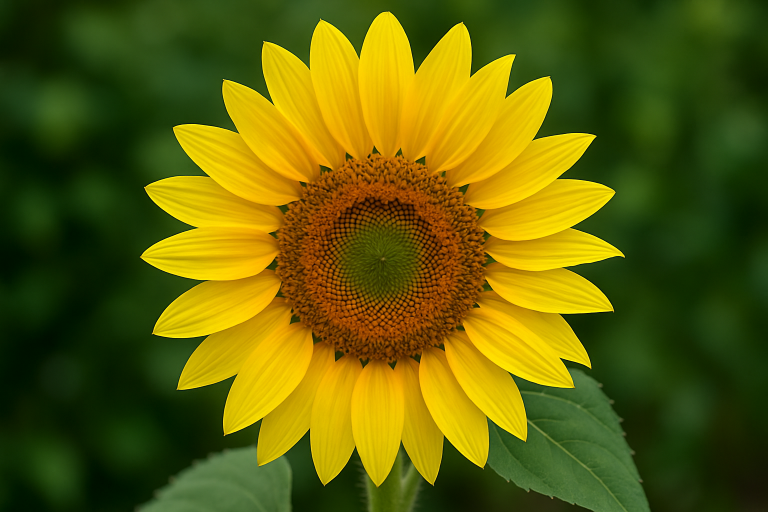
//> input picture C++/OpenCV/image.jpg, 1536 x 1024 px (shown at 1/2 size)
$ ./08_image_operations   (built with g++ and OpenCV 4)
//> lines starting //> are read from the running program, lines starting //| are printed output that depends on the picture
// 08_image_operations.cpp
// Beginner Level - Basic Image Operations
// This program demonstrates basic mathematical operations on images

#include <iostream>
#include <opencv2/opencv.hpp>

int main() {
    // Load an image
    cv::Mat original = cv::imread("image.jpg");
//> original is the input picture: 1024 rows x 1536 cols, CV_8UC3; mean B, G, R 7.1, 95.1, 95.4

    if (original.empty()) {
        std::cout << "Error: Could not load image 'image.jpg'" << std::endl;
        return -1;
    }

    // Create a second image for operations (same size, different content)
    cv::Mat second = cv::Mat::zeros(original.size(), original.type());
    cv::rectangle(second, cv::Point(50, 50),
                 cv::Point(original.cols-50, original.rows-50),
                 cv::Scalar(100, 150, 200), -1);

    // 1. Image Addition
    cv::Mat added;
    cv::add(original, second, added);

    // 2. Image Subtraction
    cv::Mat subtracted;
    cv::subtract(original, second, subtracted);

    // 3. Image Multiplication (scalar)
    cv::Mat multiplied;
    cv::multiply(original, cv::Scalar(1.5, 1.5, 1.5), multiplied);

    // 4. Image Division (scalar)
    cv::Mat divided;
    cv::divide(original, cv::Scalar(2, 2, 2), divided);

    // 5. Bitwise operations (convert to grayscale first)
    cv::Mat gray1, gray2;
    cv::cvtColor(original, gray1, cv::COLOR_BGR2GRAY);
    cv::cvtColor(second, gray2, cv::COLOR_BGR2GRAY);

    cv::Mat bitwise_and, bitwise_or, bitwise_xor;
    cv::bitwise_and(gray1, gray2, bitwise_and);
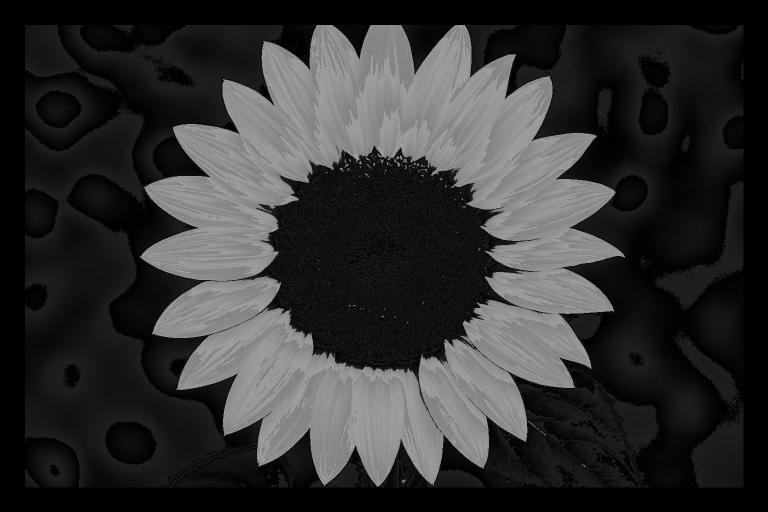
//> bitwise_and: 1024 rows x 1536 cols, CV_8UC1 (shown at 1/2 size); min 0, max 159, mean 49.7
    cv::bitwise_or(gray1, gray2, bitwise_or);
    cv::bitwise_xor(gray1, gray2, bitwise_xor);
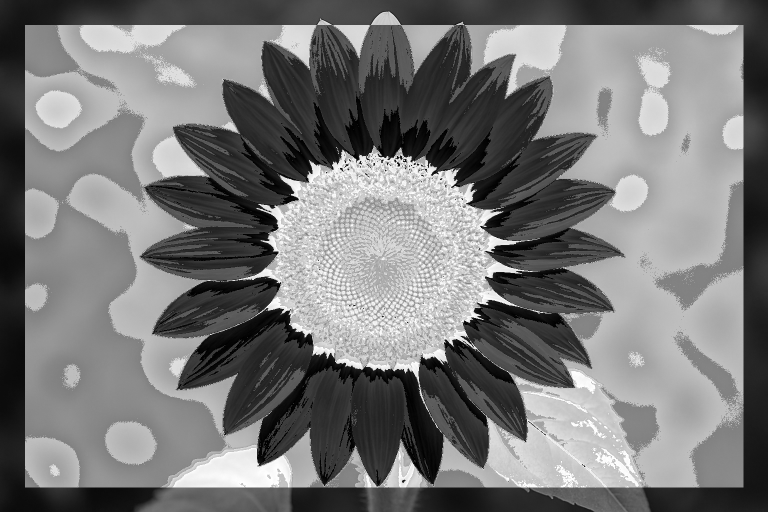
//> bitwise_xor: 1024 rows x 1536 cols, CV_8UC1 (shown at 1/2 size); min 0, max 255, mean 120.1

    // Convert back to color for display
    cv::Mat and_color, or_color, xor_color;
    cv::cvtColor(bitwise_and, and_color, cv::COLOR_GRAY2BGR);
    cv::cvtColor(bitwise_or, or_color, cv::COLOR_GRAY2BGR);
    cv::cvtColor(bitwise_xor, xor_color, cv::COLOR_GRAY2BGR);

    // 6. Weighted addition (blending)
    cv::Mat blended;
    cv::addWeighted(original, 0.7, second, 0.3, 0, blended);
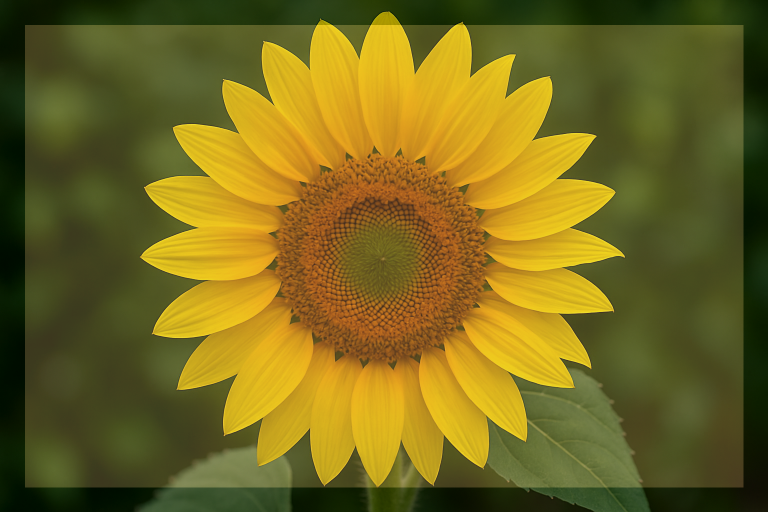
//> blended: 1024 rows x 1536 cols, CV_8UC3 (shown at 1/2 size); mean B, G, R 30.4, 104.6, 117.5

    // Create display layout
    cv::Mat topRow, middleRow, bottomRow, display;

    // Top row: original, second, added, subtracted
    cv::hconcat(std::vector<cv::Mat>{original, second, added, subtracted}, topRow);
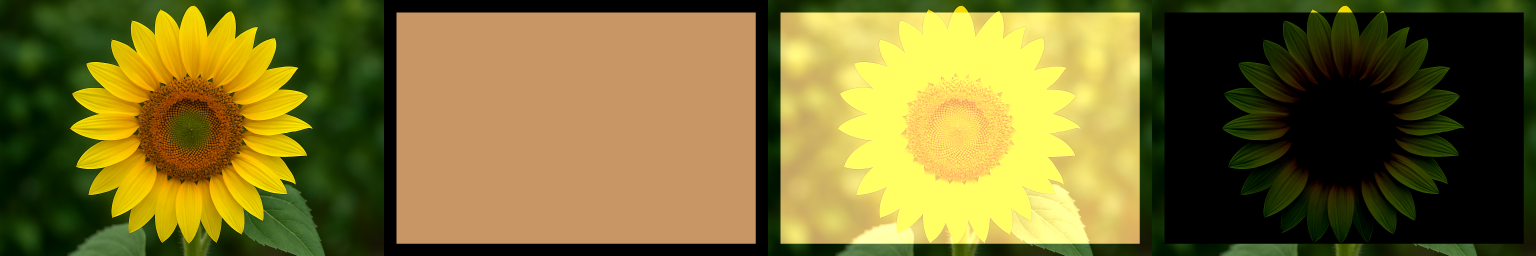
//> topRow: 1024 rows x 6144 cols, CV_8UC3 (shown at 1/4 size); mean B, G, R 46.3, 110, 121.4

    // Middle row: multiplied, divided, blended, and_color
    cv::hconcat(std::vector<cv::Mat>{multiplied, divided, blended, and_color}, middleRow);
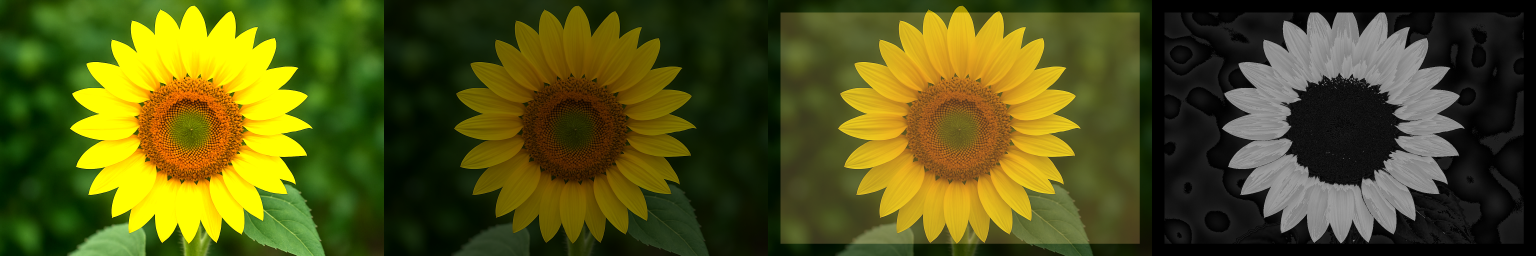
//> middleRow: 1024 rows x 6144 cols, CV_8UC3 (shown at 1/4 size); mean B, G, R 23.6, 84.2, 83.4

    // Bottom row: or_color, xor_color, (empty), (empty)
    cv::Mat empty = cv::Mat::zeros(original.size(), original.type());
    cv::hconcat(std::vector<cv::Mat>{or_color, xor_color, empty, empty}, bottomRow);
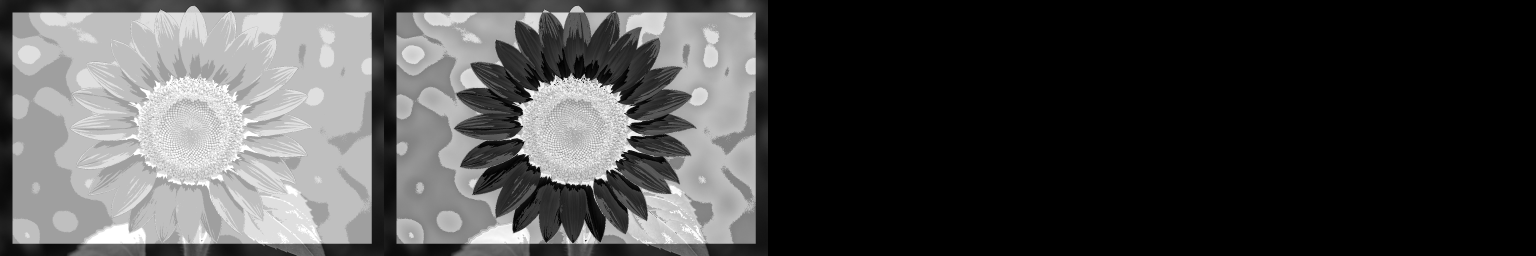
//> bottomRow: 1024 rows x 6144 cols, CV_8UC3 (shown at 1/4 size); min 0, max 255, mean 72.5

    // Combine all rows
    cv::vconcat(std::vector<cv::Mat>{topRow, middleRow, bottomRow}, display);

    // Resize if too large
    if (display.cols > 1400 || display.rows > 1000) {
        double scale = std::min(1400.0 / display.cols, 1000.0 / display.rows);
//> scale = 0.228
        cv::resize(display, display, cv::Size(), scale, scale);
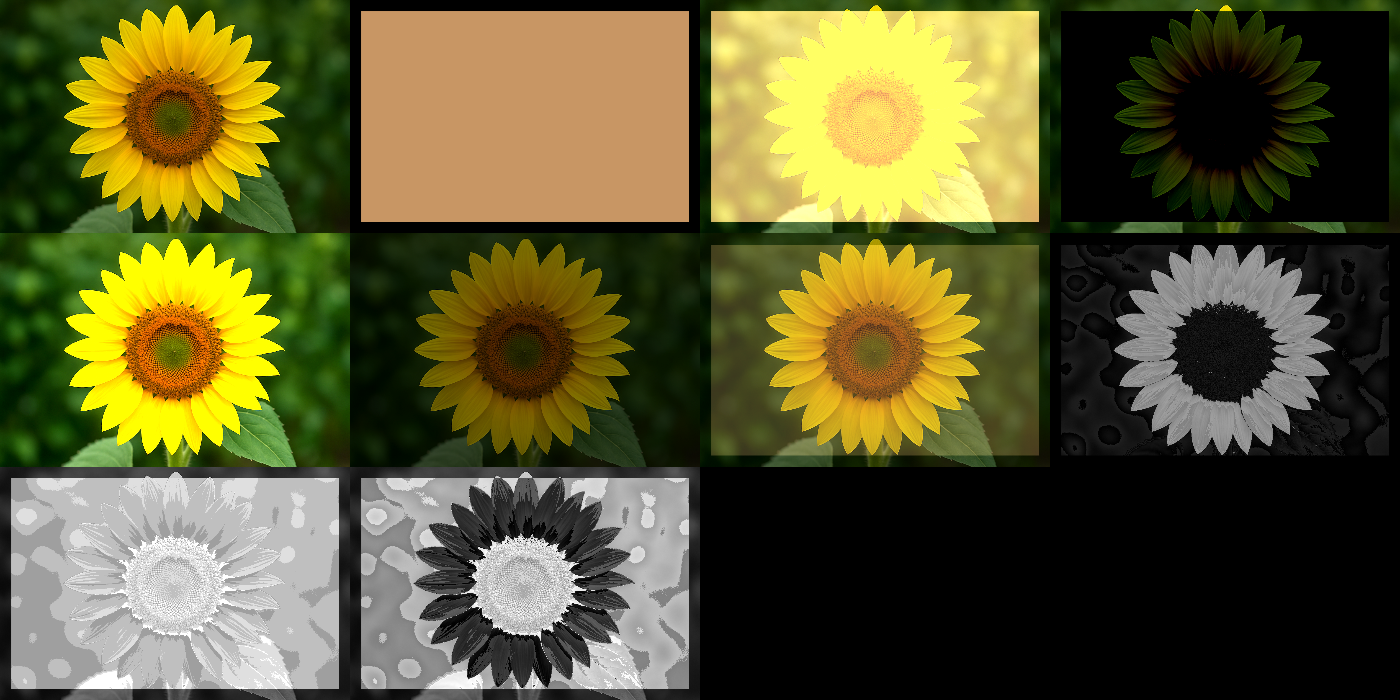
//> display: 700 rows x 1400 cols, CV_8UC3; mean B, G, R 47.5, 88.9, 92.5
    }

    // Display result
    cv::imshow("Image Operations", display);

    std::cout << "Image operations demonstrated:" << std::endl;
    std::cout << "1. Addition (pixel-wise)" << std::endl;
    std::cout << "2. Subtraction (pixel-wise)" << std::endl;
    std::cout << "3. Multiplication (scalar)" << std::endl;
    std::cout << "4. Division (scalar)" << std::endl;
    std::cout << "5. Bitwise AND, OR, XOR" << std::endl;
    std::cout << "6. Weighted addition (blending)" << std::endl;

    std::cout << "\nPress any key to close..." << std::endl;
    cv::waitKey(0);
    cv::destroyAllWindows();

    return 0;
}
